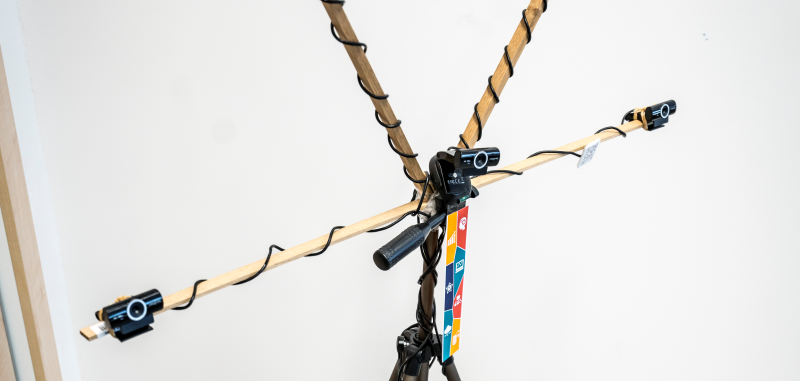
#> input picture tutorials/files/1/images/lapac_snu.png, 800 x 381 px
$ jupyter execute jupyter-introduction.ipynb   (shell and % lines are left out)
#> lines starting #> are read from the running program, lines starting #| are printed output that depends on the picture
# Práce s Jupyter notebooky

V rámci cvičení BI-SVZ se budou využívat již předvytvořené Jupyter notebooky. Podobné notebooky se budou i odevzdávat formou domácích úkolů.

Co je to Jupyter notebook aneb IPython Interactive Computing se lze dočíst [ZDE](http://nbviewer.jupyter.org/github/ipython/ipython/blob/3.x/examples/Notebook/Index.ipynb).

V rámci používání Jupyter notebooků je využíván jazyk Markdown (konkrétně Github flavored markdown). Základy syntaxe jsou popsány [ZDE](https://help.github.com/articles/basic-writing-and-formatting-syntax/).

## Předpoklady

- naklonovaný Git repozitář z [fakultního GitLabu](https://courses.fit.cvut.cz/BI-SVZ/tutorials/offline/git-essentials.html)
- nastaveno SVZ prostředí pro Anacondu podle [návodu na Courses](https://courses.fit.cvut.cz/BI-SVZ/tutorials/offline/tools-introduction.html)

## Rekapitulace

- (Anaconda Prompt) `conda activate SVZ`
- (Anaconda Prompt) `jupyter notebook`

# Co je Jupyter a IPython?

Jupyter notebook je webová aplikace pro interaktivní programování, zaznamenávání, vizualizaci a prezentace výsledků. Typicky se používá při analýze dat, problémech počítačového vidění, ale také pro matematické úkoly a třeba i trénovaní neurónových sítí.

Jupyter je platforma kolem Jupyter notebooku, která se kromě notebooku stará o různá rozšírení, kolaboraci a nasazení do různých prostrředí. Více detailů na webu [jupyter.org](https://jupyter.org)

Jupyter vznikl jako nadstavba nad IPython notebook, který v "data" světě začali používat také programátori v Julii a Rku. Proto Ju(lia) - Py(thon) - e(R) = Jupyter.

V Jupyter notebooku se používají dva typy buněk — textové a kód. Kód je v našem případe Pythoní, no ve standardní instalaci Jupyteru je možné přepnout na jazyk Julia a nebo R. Existují také rozšíření do pro další jazyky.

Kromě kódu a text v markdownu je možné použít HTML a spouštět také systémové příkazy.

## Zkratky

Jupyter rozlišuje dva módy - **Command** a **Edit**. V Command módu jsou jedno a více-písmenové zkratky na zrychlení práce pro úpravu buněk, evaluaci a pod.

- přístup ke všem příkazům `CTRL`+`SHIFT`+`P`

- přepnutí mezi módy Command -> Edit `ENTER`

- přepnutí mezi módy Edit -> Command `ESC`

- šipky zaručí pohyb mezi buňkami

- vložení buňky
  - `A` nad aktuální
  - `B` pod aktuální
  - `SHIFT`+`M` spojení buňek

- smazání buňky `d d`

- změna typu buňky
  - `M` markdown
  - `Y` code
  - `1` nadpis 1
  - `2` nadpis 2

- evaluace
  - `SHIFT`+`ENTER` evaluace aktuální buňky
  - `CTRL`+`ENTER` evaluace označených buněk

## IPython triky

- magické příkazy
  - load externého skriptu (třeba s definicemi funkcí)
  - interaktivní matplotlib
  - timing
  - html
  - aliasy, makra, debugger, pip, conda
  - celý seznam [v dokumentaci](https://ipython.readthedocs.io/en/stable/interactive/magics.html)

- snapshoty a uložení výsledků

- nápověda příkazem `?`

## Jupyter extensions

Umožňují rozšíření funkcí notebooku, jako třeba možnosti skrýt bloky textu a kódu, hezky zobrazit určité typy dat, měřit čas evaluaci buňky, a pod.

Instalace:

```
pip install jupyter_nbextensions_configurator jupyter_contrib_nbextensions
jupyter contrib nbextension install --sys-prefix
jupyter nbextensions_configurator enable --sys-prefix
```

Ukázka: Codefolding, Collapsible Headings - [Nbextensions](http://localhost:8888/tree#nbextensions_configurator)

## Google Colab

- Jupyter prostředí na steroidech v Google Cloudu
- propojení přes GitHub
- dostupné zdroje na běh zdarma, pro univerzity a výzkum navíc dostupné extra zdroje

- trénovaní NNs na GPU/TPU
  - MNIST + jednoduchá konvoluční neuronová síť

- dotazování na BigQuery datasety
  - počet .js files ve všech JS repozitářích na GitHubu
  - zkoumání variant genomu

## Příklady
Příklady ukazují, jak se pracuje v pythonu uvnitř Jupyter notebooku. Dále hlavně kontrolují, zda jsou dostupné všechny knihovny pro práci na cvičeních a tedy správně nastavené virtuální prostředí.

### 1) Generování vektoru
S využitím knihovny [numpy](https://naucse.python.cz/lessons/intro/numpy/).

[cell 1]
# import knihoven
import numpy as np

# definice chytré funkce
def generate_vector(start, end, step):
    return np.arange(start, end, step)

# deklarace proměnných
start = -4*np.pi
end = 4*np.pi
step = 0.01

# main
x = generate_vector(start, end, step)

print('Délka vektoru je: ' + str(len(x)))

### 2) Vytvoření a zobrazení funkce
S využitím knihovny [matplotlib](https://matplotlib.org/tutorials/index.html).

[cell 2]
# import knihoven
import matplotlib.pyplot as plt

# vytvoření funkčních hodnot
y = np.sin(x)

# zobrazení funkce
plt.title('Funkce sin(x)')
plt.plot(x, y)
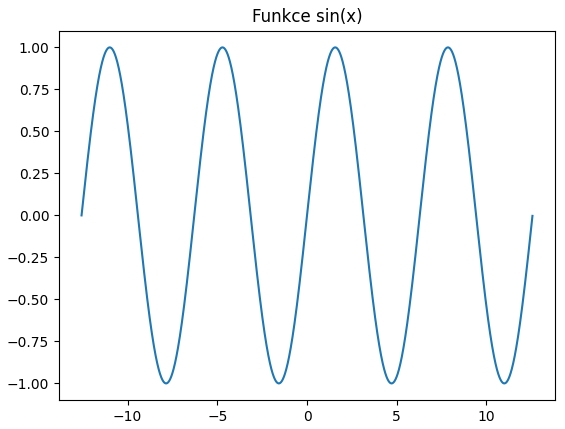
#> figure drawn by matplotlib, 1 panel; curve peaks at x = 7.85, y = 1

### Načtení obrázku z disku

Vyzkoušíme si načíst obrázek z disku a jednoduché transformace pomocí knihoven matplotlib a OpenCV. V BI-SVZ budeme používat OpenCV hodně, takže je vhodné se s ní seznámit.

Můžete se podívat na široké možnosti knihovny v její [dokumentaci](https://docs.opencv.org/master/). OpenCV je napsaná v C++, proto definice její API je zdokumentovaná taky pro C++. My budeme používat wrapper pro Python (`opencv-python`), který podporuje ty samé funkce.

[cell 3]
imgPath = 'images/lapac_snu.png'

[cell 4]
import matplotlib.pyplot as plt
import matplotlib.image as mpimg

img = mpimg.imread(imgPath)
#> img is the input picture: shape (381, 800, 3) float32; mean R, G, B 0.89, 0.886, 0.876
imgplot = plt.imshow(img)

plt.colorbar()
plt.show()
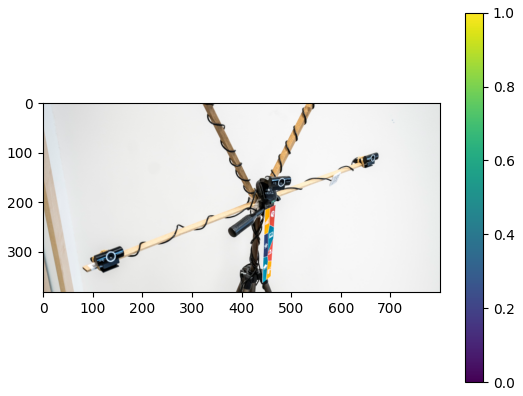
#> figure drawn by matplotlib, 2 panels

[cell 5]
lum_img = img[:,:,0]
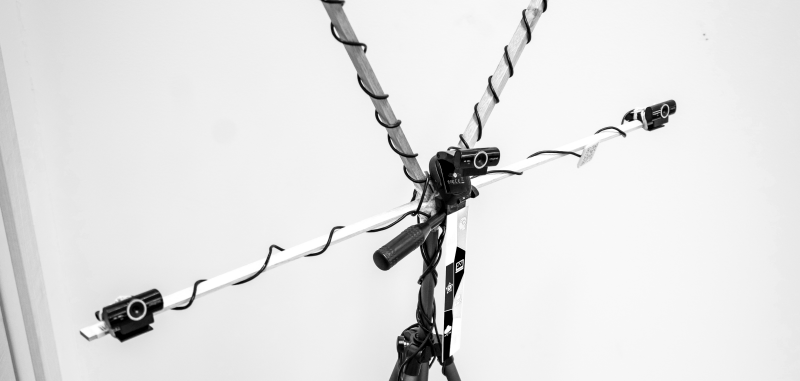
#> lum_img: shape (381, 800) float32; min 0, max 1, mean 0.891
imgplot = plt.imshow(lum_img)
plt.show()

[cell 6]
plt.imshow(lum_img, cmap="hot")
plt.colorbar()
plt.show()
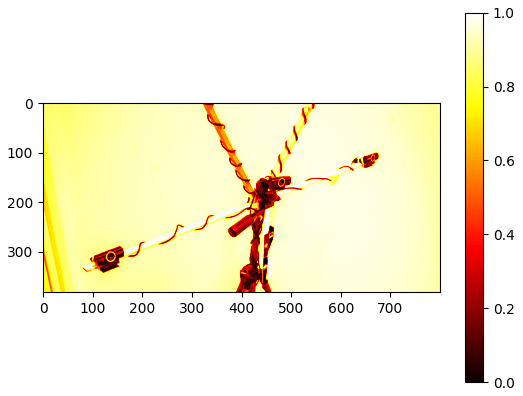
#> figure drawn by matplotlib, 2 panels

[cell 7]
plt.hist(img.ravel())
plt.show()
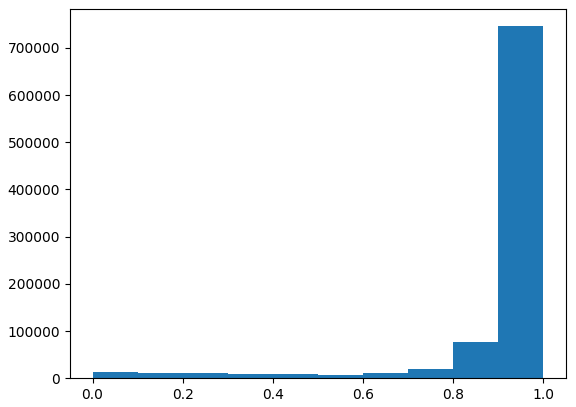
#> figure drawn by matplotlib, 1 panel; tallest bar 745878 high, from x = 0.9 to 1

### 3) Zobrazení obrázku
S využitím knihovny [opencv](https://opencv-python-tutroals.readthedocs.io/en/latest/py_tutorials/py_tutorials.html).

[cell 8]
# import knihoven
import cv2

# nahrání obrázku do proměnné
image = cv2.imread('images/lapac_snu.png')

# konverze obrázku do správných barev
cv2.cvtColor(image, cv2.COLOR_BGR2RGB, image)

# zobrazení obrázku
plt.imshow(image, interpolation='bilinear')
plt.xticks([]), plt.yticks([])  # skryje hodnoty na X a Y ose
plt.show()

[cell 9]
# ukázka histogramu obrazu

color = ('b','g','r')
for i,col in enumerate(color):
    histr = cv2.calcHist([image],[i],None,[256],[0,256])
    plt.plot(histr,color = col)
    plt.xlim([0,256])
    plt.ylim([0,max(histr)])

plt.show()
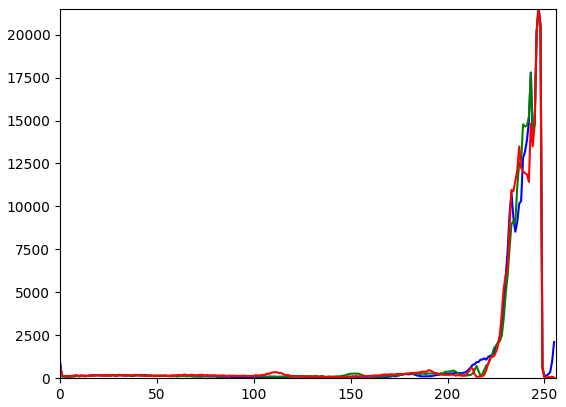
#> figure drawn by matplotlib, 1 panel; curve peaks at x = 247, y = 21615; curve peaks at x = 247, y = 21555; curve peaks at x = 247, y = 21514

$ run again, with tutorials/files/1/images/device_user_id.png copied over tutorials/files/1/images/lapac_snu.png
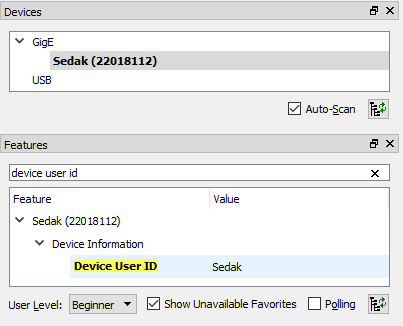
#> input picture tutorials/files/1/images/device_user_id.png, 403 x 326 px
#> img is the input picture: shape (326, 403, 3) float32; mean R, G, B 0.914, 0.917, 0.915
#> `cv2.cvtColor(image, cv2.COLOR_BGR2RGB, image)`:
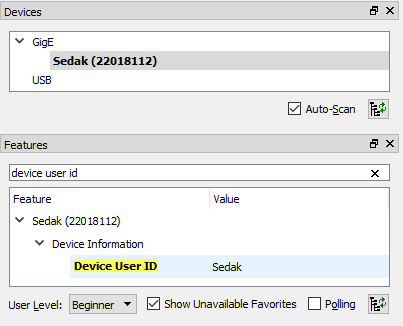
#> image: shape (326, 403, 3); mean R, G, B 233.1, 233.9, 233.5
#> `plt.show()`:
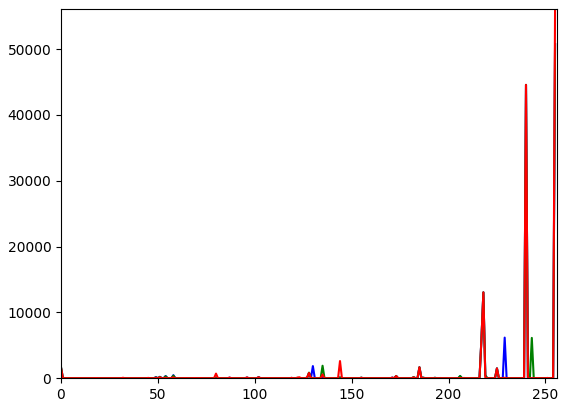
#> figure drawn by matplotlib, 1 panel; curve peaks at x = 255, y = 50756; curve peaks at x = 255, y = 50718; curve peaks at x = 255, y = 56151
